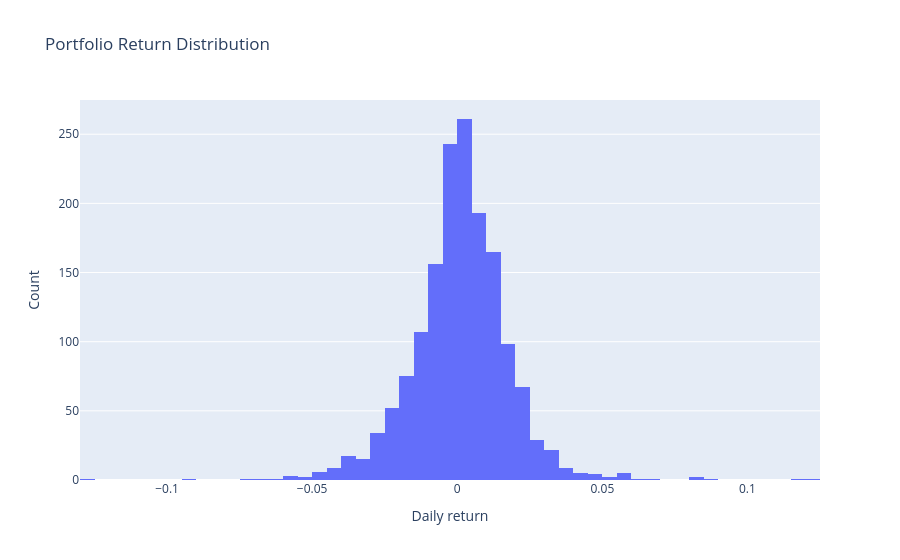

Notebook cell for this chart:
### Code cell
# Distribution chart: inspect empirical portfolio return distribution.

fig = go.Figure()
fig.add_trace(go.Histogram(x=portfolio_returns, nbinsx=80, name="Portfolio returns"))
fig.update_layout(title="Portfolio Return Distribution", xaxis_title="Daily return", yaxis_title="Count")
fig

### Figure 1 — Plotly figure (JSON) as saved in the notebook; plotly's stock layout.template omitted (floating-point values rounded to 4 significant figures; data arrays with more than 128 entries replaced by an {"elided": "..."} marker saying what was removed)
{"data": [{"name": "Portfolio returns", "nbinsx": 80, "type": "histogram", "x": {"elided": "1591 float values"}}], "layout": {"title": {"text": "Portfolio Return Distribution"}, "xaxis": {"title": {"text": "Daily return"}}, "yaxis": {"title": {"text": "Count"}}}}
